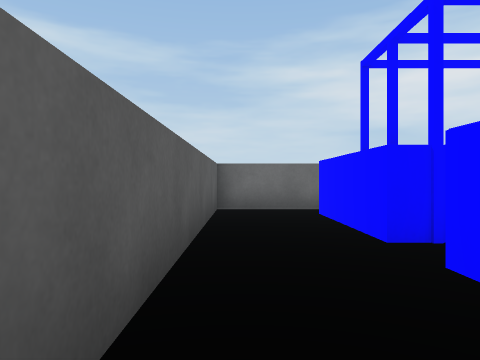
view 1 (above)

12 first-person views from a walk through a Unity game level. The camera is 0.64 m above the floor, looks level and sees 70° across. The floor is counted in squares, 1 m on a side. Each view is taken from the middle of a square. On the plan, view 1 faces up. The plan holds only what a view shows up to about 10 squares ahead; the rest is blank. The place goes on beyond the plan.

view 2
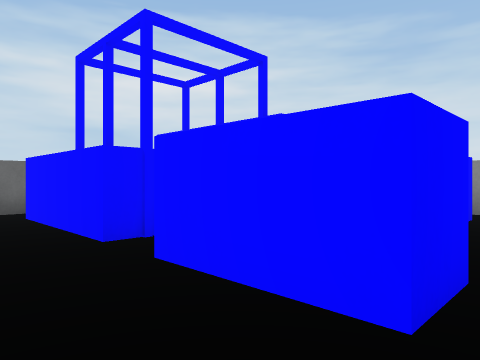

view 3
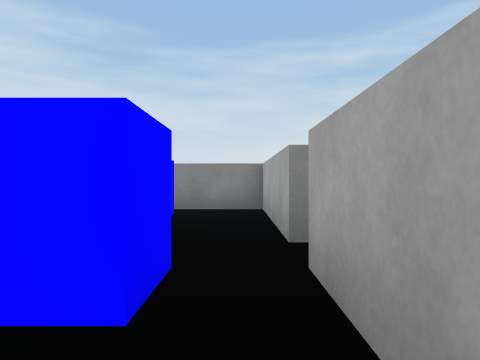

view 4
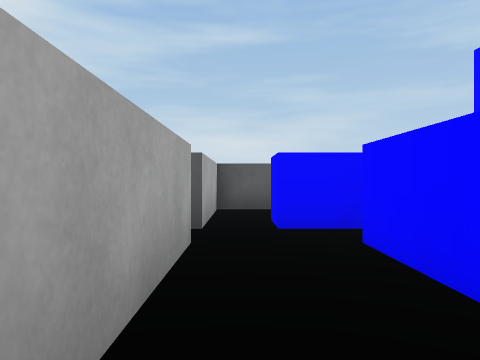

view 5
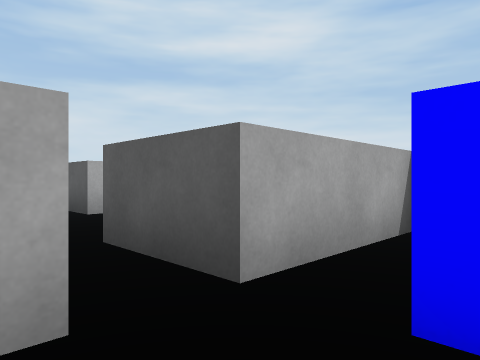

view 6
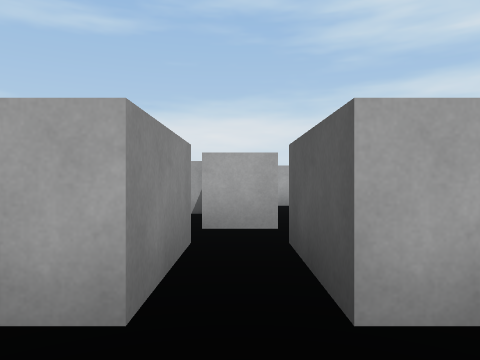

view 7
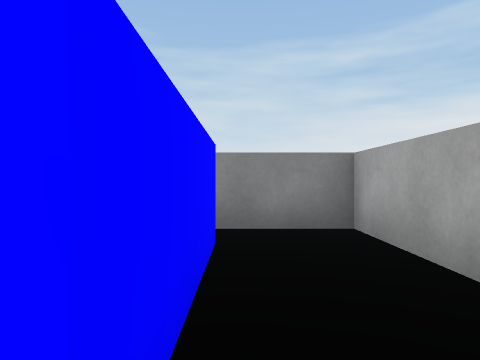

view 8
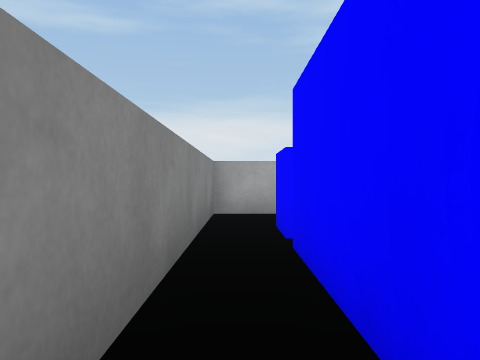

view 9
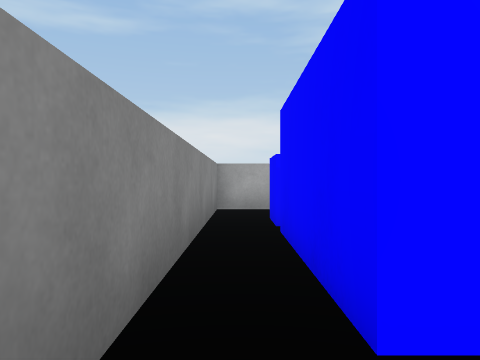

view 10
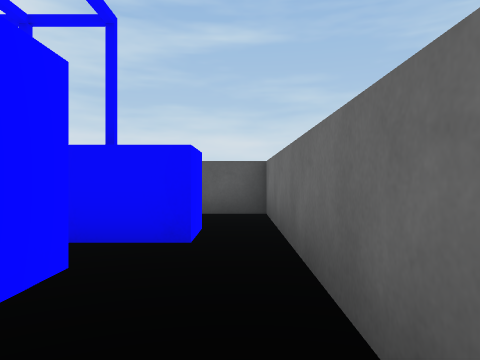

view 11
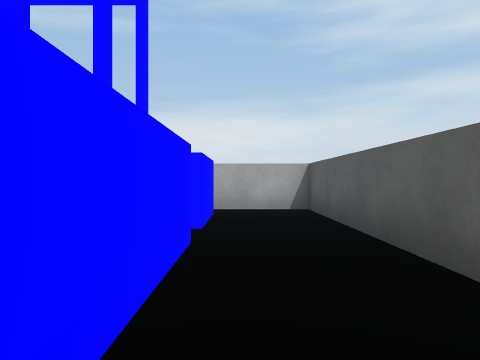

view 12
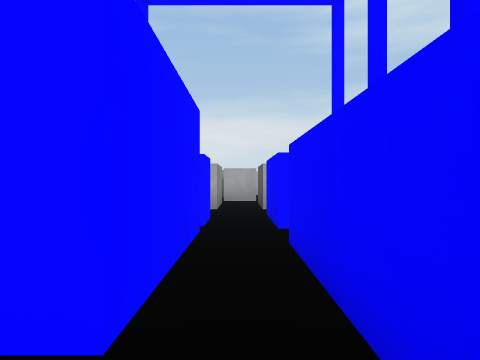

### Floor plan
Points are (right, up) in squares from view 1. A wall is a line through its corners. A room is listed if a view was taken in it or the views show most of it. See-through windows are left out.
Room 1 (views 1, 2, 3, 4, 5, 6, 7, 8, 11, 12)
walls: (3.5, 2.8) (3.5, 5.8); (2.1, 3.5) (1.5, 3.5) (1.5, 6.5) (2.5, 6.5) (2.5, 3.5); (3.5, -0.5) (7.5, -0.5) (7.5, 6.4); (6.5, 2.2) (6.5, 1.2) (3.5, 1.2) (3.5, 2.2); (-0.5, 5.2) (-0.5, -0.5) (2.5, -0.5); (6.5, 5.8) (6.5, 2.8); (3.4, 7.5) (-0.5, 7.5) (-0.5, 6.1)
ways out: opening at (3, 7) to room 2; opening at (7, 6) to room 2; opening at (3, -1)
objects: blue block (2, 1) to (2, 2)
Room 2 (views 9, 10)
walls: (5.4, 7.5) (3.4, 7.5); (3.5, 5.8) (4.2, 5.8)
ways out: opening at (3, 7) to room 1; opening at (7, 6) to room 1

Where each view was taken, in squares from view 1:
view 1: 0 up, 0 right, facing up
view 2: 0 up, 0 right, facing up-right
view 3: 0 up, 0 right, facing right
view 4: 0 up, 7 right, facing left
view 5: 1 up, 4 right, facing down-left
view 6: 1 up, 3 right, facing down
view 7: 1 up, 3 right, facing right
view 8: 6 up, 7 right, facing down
view 9: 7 up, 7 right, facing down
view 10: 7 up, 6 right, facing left
view 11: 7 up, 1 right, facing down
view 12: 7 up, 3 right, facing down
